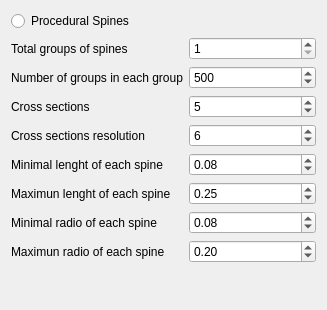
            <widget class="QWidget" name="scrollAreaWidgetContents_3">
             <property name="geometry">
              <rect>
               <x>0</x>
               <y>0</y>
               <width>327</width>
               <height>310</height>
              </rect>
             </property>
             <layout class="QFormLayout" name="formLayout_8">
              <property name="fieldGrowthPolicy">
               <enum>QFormLayout::AllNonFixedFieldsGrow</enum>
              </property>
              <item row="0" column="0">
               <widget class="QRadioButton" name="radioButton_ProceduralSpines">
                <property name="text">
                 <string>Procedural Spines</string>
                </property>
                <property name="checked">
                 <bool>false</bool>
                </property>
               </widget>
              </item>
              <item row="1" column="0">
               <widget class="QLabel" name="label_NumOfGroupsModeledSpines">
                <property name="text">
                 <string>Total groups of spines</string>
                </property>
               </widget>
              </item>
              <item row="1" column="1">
               <widget class="QSpinBox" name="spinBox_NumOfGroupsModeledSpines">
                <property name="minimum">
                 <number>1</number>
                </property>
               </widget>
              </item>
              <item row="2" column="0">
               <widget class="QLabel" name="label_NumSpines">
                <property name="text">
                 <string>Number of groups in each group</string>
                </property>
               </widget>
              </item>
              <item row="2" column="1">
               <widget class="QSpinBox" name="spinBox_NumSpines">
                <property name="minimum">
                 <number>2</number>
                </property>
                <property name="maximum">
                 <number>1000000</number>
                </property>
                <property name="value">
                 <number>500</number>
                </property>
               </widget>
              </item>
              <item row="4" column="0">
               <widget class="QLabel" name="label_SpinesVerResolution">
                <property name="text">
                 <string>Cross sections</string>
                </property>
               </widget>
              </item>
              <item row="4" column="1">
               <widget class="QSpinBox" name="spinBox_SpinesVerResolution">
                <property name="minimum">
                 <number>1</number>
                </property>
                <property name="value">
                 <number>5</number>
                </property>
               </widget>
              </item>
              <item row="5" column="0">
               <widget class="QLabel" name="label_SpinesHorResolution">
                <property name="text">
                 <string>Cross sections resolution</string>
                </property>
               </widget>
              </item>
              <item row="5" column="1">
               <widget class="QSpinBox" name="spinBox_SpinesHorResolution">
                <property name="minimum">
                 <number>3</number>
                </property>
                <property name="value">
                 <number>6</number>
                </property>
               </widget>
              </item>
              <item row="6" column="0">
               <widget class="QLabel" name="label_MinLongSpine">
                <property name="text">
                 <string>Minimal lenght of each spine</string>
                </property>
               </widget>
              </item>
              <item row="6" column="1">
               <widget class="QDoubleSpinBox" name="doubleSpinBox_MinLongSpine">
                <property name="value">
                 <double>0.080000000000000</double>
                </property>
               </widget>
              </item>
              <item row="7" column="0">
               <widget class="QLabel" name="label_MaxLongSpine">
                <property name="text">
                 <string>Maximun lenght of each spine</string>
                </property>
               </widget>
              </item>
              <item row="7" column="1">
               <widget class="QDoubleSpinBox" name="doubleSpinBox_MaxLongSpine">
                <property name="value">
                 <double>0.250000000000000</double>
                </property>
               </widget>
              </item>
              <item row="8" column="0">
               <widget class="QLabel" name="label_MinRadioSpine">
                <property name="text">
                 <string>Minimal radio of each spine</string>
                </property>
               </widget>
              </item>
              <item row="8" column="1">
               <widget class="QDoubleSpinBox" name="doubleSpinBox_MinRadioSpine">
                <property name="value">
                 <double>0.080000000000000</double>
                </property>
               </widget>
              </item>
              <item row="9" column="0">
               <widget class="QLabel" name="label_MaxRadioSpine">
                <property name="text">
                 <string>Maximun radio of each spine</string>
                </property>
               </widget>
              </item>
              <item row="9" column="1">
               <widget class="QDoubleSpinBox" name="doubleSpinBox_MaxRadioSpine">
                <property name="value">
                 <double>0.200000000000000</double>
                </property>
               </widget>
              </item>
             </layout>
            </widget>
